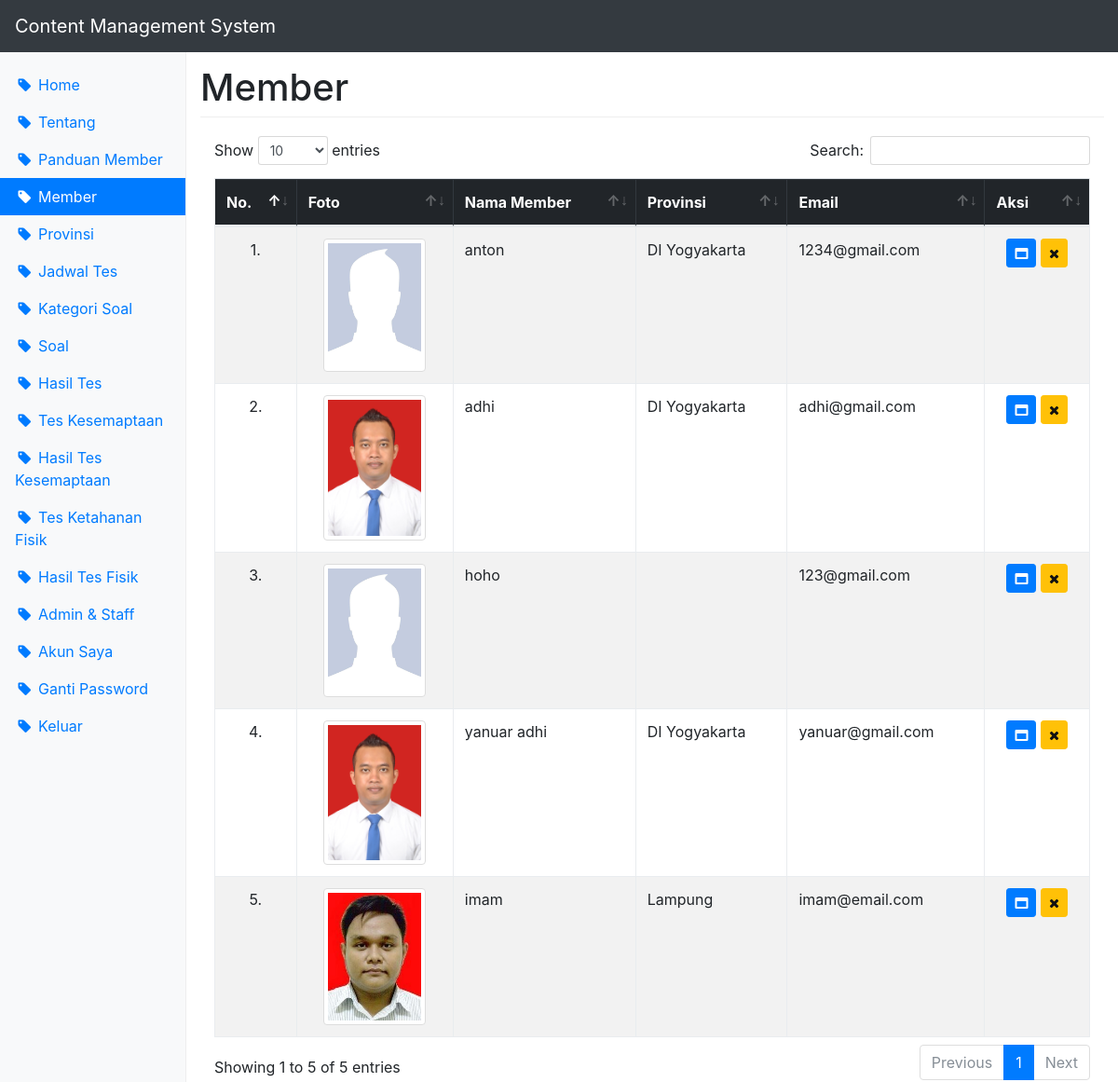
Before: /cms/?page=member (signed in) with the older database file.
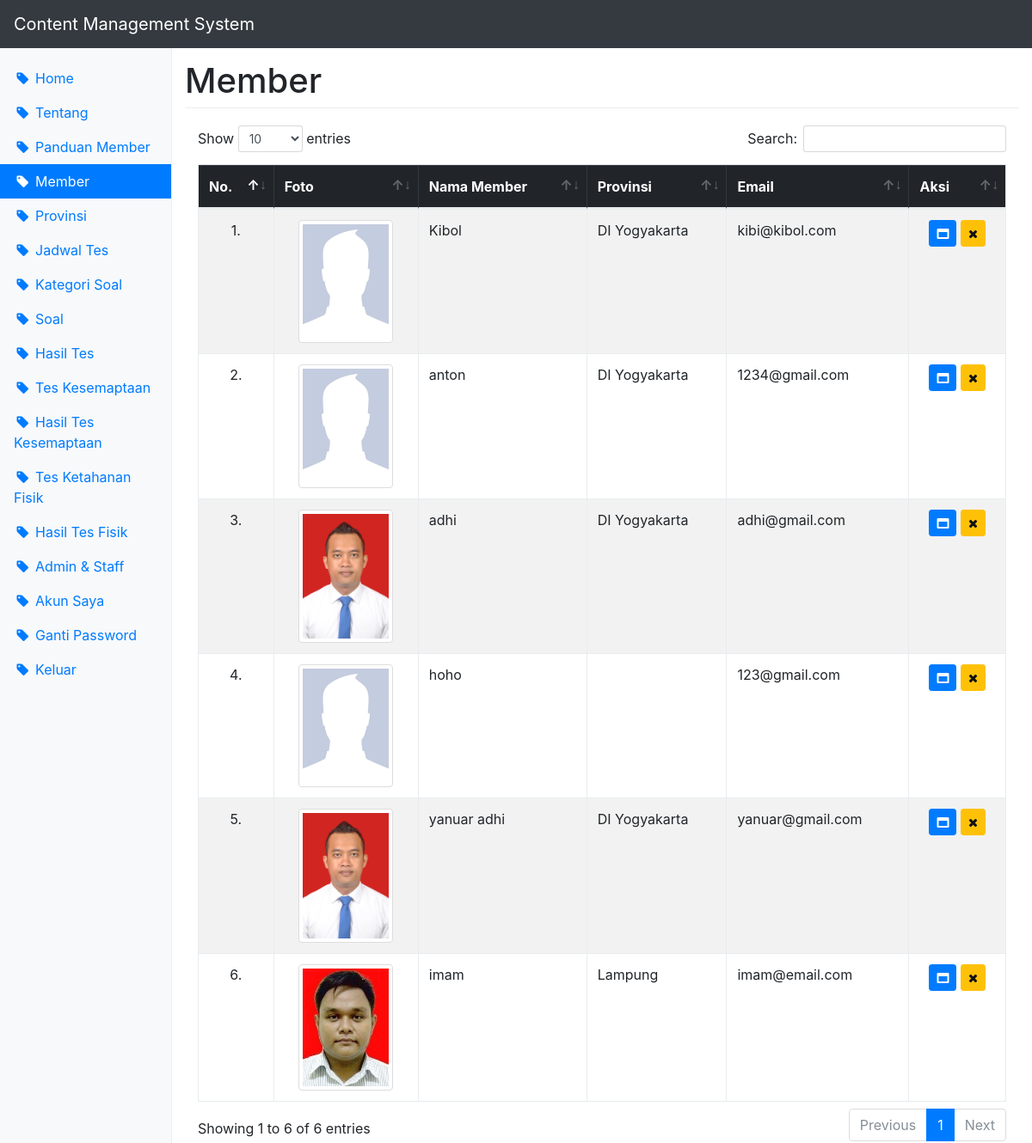
After: the same page with the newer database file.
### tables this page shows
CREATE TABLE `member` (
  `id_member` int(11) NOT NULL,
  `nama` varchar(50) NOT NULL,
  `kelamin` enum('Laki-laki','Perempuan') DEFAULT NULL,
  `agama` varchar(20) DEFAULT NULL,
  `tempat_lahir` varchar(50) DEFAULT NULL,
  `tgl_lahir` varchar(20) DEFAULT NULL,
  `alamat` text,
  `hp` varchar(20) NOT NULL,
  `email` varchar(50) NOT NULL,
  `password` varchar(32) NOT NULL,
  `foto` varchar(20) DEFAULT NULL,
  `provinsi` varchar(100) DEFAULT NULL,
  `th_pelaksanaan` varchar(4) DEFAULT NULL,
  `id_jadwal` int(11) DEFAULT NULL
);

### cms/member_show.php (the view)
<table id="datatable" class="table table-responsive table-striped table-bordered table-hover" width="100%" cellspacing="0">
	<thead class="table-inverse">
		<tr>
			<th>No.</th>
			<th>Foto</th>
			<th>Nama Member</th>
			<th>Provinsi</th>
			<th>Email</th>
			<th>Aksi</th>
		</tr>
	</thead>
	<tbody>
	<?php
		$no = 1;
		$sql = "select * from member order by id_member desc";
		$query = $db->query($sql);
		while($data = $query->fetch_assoc()){
			echo '<tr>
				<td class="text-center">'.$no.'.</td>
				<td class="text-center">';
				if(empty($data['foto'])){
						echo '<img src="../img/noimage.jpg" class="img-fluid img-thumbnail" width="100">';
				}else{
						echo '<img src="../img/member/'.$data['foto'].'" class="img-fluid img-thumbnail" width="100">';
				}
			echo '</td>
				<td>'.$data['nama'].'</td>
				<td>'.$data['provinsi'].'</td>
				<td>'.$data['email'].'</td>
				<td class="text-center">
					<a href="?page='.$page.'&act=detail&id_member='.$data['id_member'].'" class="btn btn-sm btn-primary" title="Detail Member"><span class="fa fa-window-maximize"></span></a>
					<a href="?page='.$page.'&act=delete&id_member='.$data['id_member'].'" class="btn btn-sm btn-warning" title="Hapus Data" onclick="return confirm(\'Anda yakin ingin menghapus data ini?\nData yang sudah dihapus tidak dapat dikembalikan\')"><span class="fa fa-remove"></span></a>
				</td>
			</tr>';
			$no++;
		}
	?>
	</tbody>
</table>

### cms/index.php (shortened to what this page needs)
<?php
require_once '../config.php';
$user = $db->query("select * from user where id_user = '{$_SESSION['id_user']}' limit 1")->fetch_assoc();
$page = isset($_GET['page']) ? $_GET['page'] : 'home';
$act = isset($_GET['act']) ? $_GET['act'] : 'show';
?>
<!DOCTYPE html>
<html lang="en">
  <head>
    <link href="../vendor/bootstrap/css/bootstrap.min.css" rel="stylesheet">
    <link href="../vendor/datatable/datatables.min.css" rel="stylesheet">
    <link href="../vendor/datatable/DataTables-1.10.15/css/dataTables.bootstrap4.min.css" rel="stylesheet">
    <link href="../vendor/font-awesome/css/font-awesome.min.css" rel="stylesheet">
    <link href="../css/dashboard.css" rel="stylesheet">
  </head>
  <body>
    <nav class="navbar navbar-expand-md navbar-dark fixed-top bg-dark">
      <a class="navbar-brand" href="#">Content Management System</a>
    </nav>
    <div class="container-fluid">
      <div class="row">
        <nav class="col-sm-3 col-md-2 d-none d-sm-block bg-light sidebar">
          <ul class="nav nav-pills flex-column">
			<?php
				if($user['level']=='Admin'){
					$menuAr = array(
											'home'=>'Home',
											'tentang'=>'Tentang',
											'panduan'=>'Panduan Member',
											'member'=>'Member',
											'provinsi'=>'Provinsi',
											'jadwal'=>'Jadwal Tes',
											'kategori'=>'Kategori Soal',
											'soal'=>'Soal',
											'hasil'=>'Hasil Tes',
											'kesemaptaan'=>'Tes Kesemaptaan',
											'hasil-kesemaptaan'=>'Hasil Tes Kesemaptaan',
											'fisik'=>'Tes Ketahanan Fisik',
											'hasil-fisik'=>'Hasil Tes Fisik',
											'user'=>'Admin & Staff',
											'akun'=>'Akun Saya',
											'ganti-password'=>'Ganti Password',
											'keluar'=>'Keluar'
										);
				}
				foreach($menuAr as $link=>$menu){
					echo '<li class="nav-item"><a class="nav-link';
					if($link == $page){ echo ' active'; }
					echo '" href="?page='.$link.'"><i class="fa fa-fw fa-tag"></i> '.$menu.'</a></li>';
				}
			?>
          </ul>
        </nav>
        <main class="col-sm-9 ml-sm-auto col-md-10 pt-3" role="main">
        <?php
			if(in_array($menuAr[$page],$menuAr)){
				echo '<h1>'.$menuAr[$page].'</h1>';
				include $page.'.php';
			}else{
				include 'home.php';
			}
		?>
        </main>
      </div>
    </div>
  </body>
</html>

### cms/member.php (shortened to what this page needs)
<?php
switch($act){
	default:
		include 'member_show.php';
}
?>

### css/dashboard.css (style rules this page uses)
body { padding-top: 3.5rem; }
h1 { margin-bottom: 20px; padding-bottom: 9px; border-bottom: 1px solid #eee; }
.sidebar { position: fixed; top: 51px; bottom: 0; left: 0; z-index: 1000; padding: 20px; overflow-x: hidden; overflow-y: auto; border-right: 1px solid #eee; }
.sidebar { padding-left: 0; padding-right: 0; }
.sidebar .nav { margin-bottom: 20px; }
.sidebar .nav-item { width: 100%; }
.sidebar .nav-item + .nav-item { margin-left: 0; }
.sidebar .nav-link { border-radius: 0; }

Changed rows visible on the page:
added member: nama "Kibol", provinsi "DI Yogyakarta", email "kibi@kibol.com"
Other visible differences:
text written by a page script: "Show entries Search: Showing 1 to 5 of 5 entries Previous 1 Next" → "Show entries Search: Showing 1 to 6 of 6 entries Previous 1 Next"
